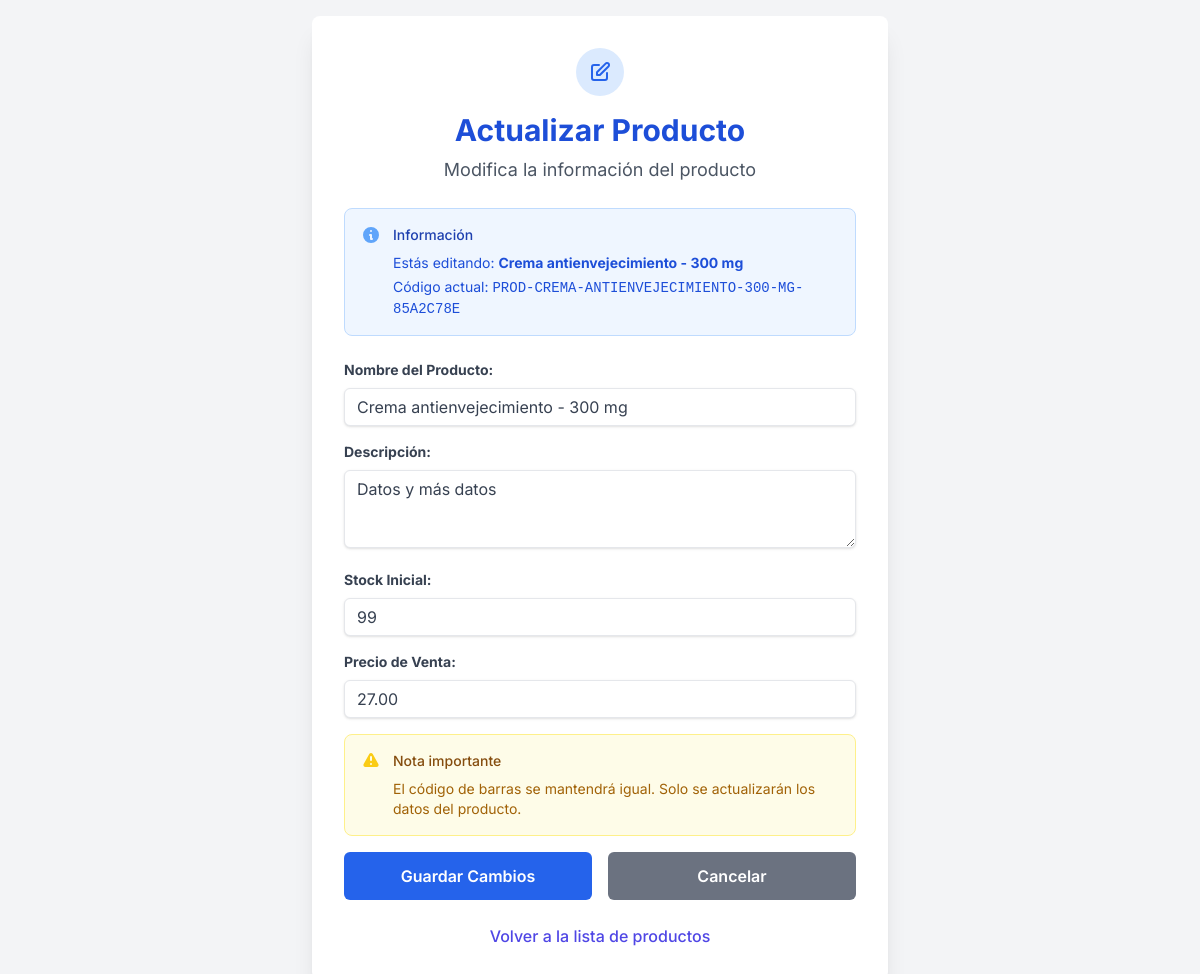
/products/4/update/ (signed in), run on an earlier commit of the app's database.
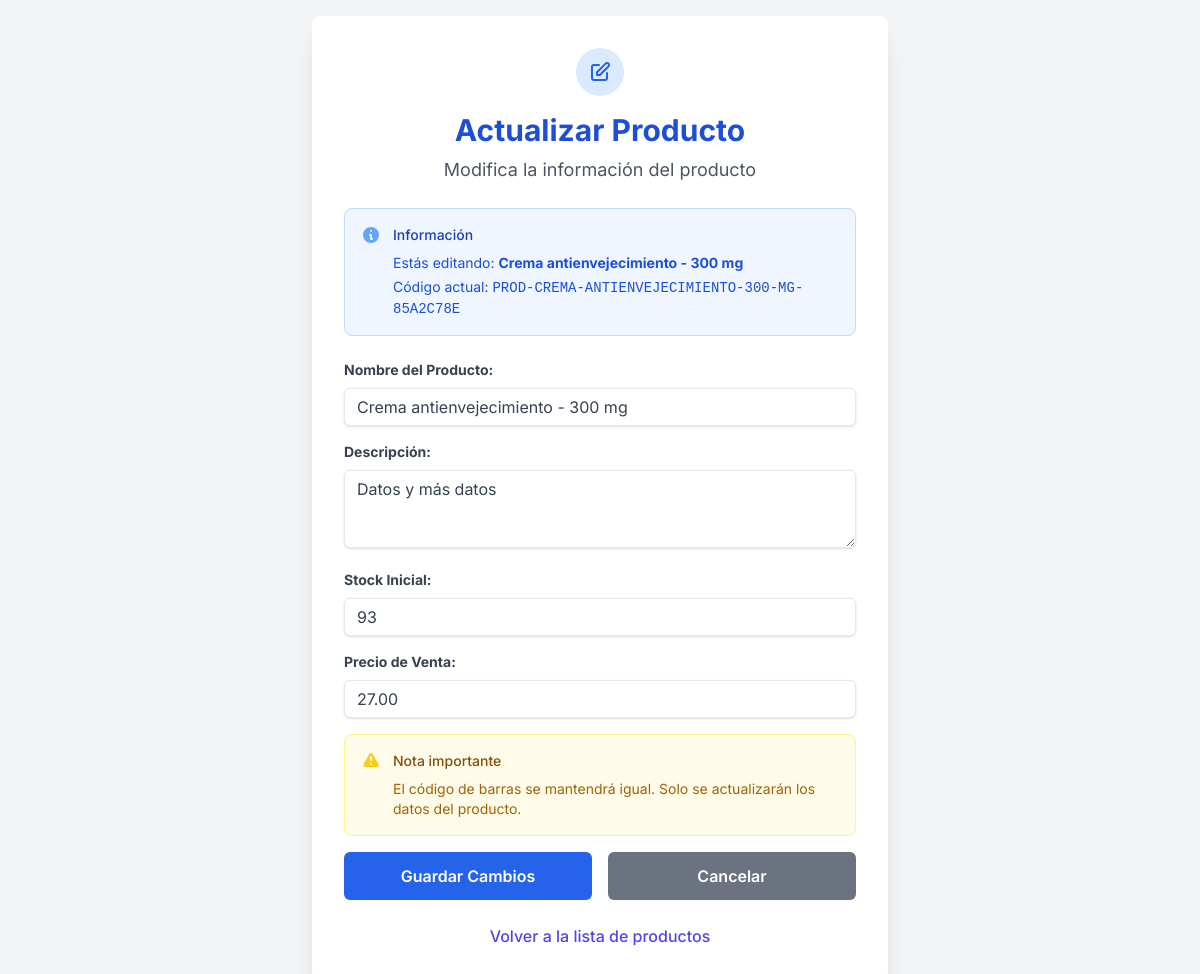
And on a later commit of the database.
### products/models.py (models this page shows, shortened)
class Product(models.Model):
    name = models.CharField(max_length=200, verbose_name="Nombre") # Verbose_name es el nombre legible para el usuario
    description = models.TextField(blank=True, null=True, verbose_name="Descripción")
    price = models.DecimalField(max_digits=10, decimal_places=2, verbose_name="Precio")
    stock = models.IntegerField(default=0, verbose_name="Stock")
    barcode = models.CharField(max_length=100, unique=True, verbose_name="Código de Barras")
    created_at = models.DateTimeField(auto_now_add=True, verbose_name="Fecha de Creación")
    updated_at = models.DateTimeField(auto_now=True, verbose_name="Última Actualización")
    class Meta: # Definimos los metadatos del modelo
        verbose_name = "Producto"
        verbose_name_plural = "Productos"
        ordering = ['name']

### products/views.py (the view)
# urls.py: path('<int:pk>/update/', views.product_update, name='product_update'), # Nueva URL para actualizar producto
@login_required
@user_passes_test(is_owner) # Solo el dueño puede acceder a esta vista
def product_update(request, pk):
    product = get_object_or_404(Product, pk=pk)
    if request.method == 'POST':
        form = ProductForm(request.POST, instance=product)
        if form.is_valid():
            form.save()
            return redirect('product_list')
    else:
        form = ProductForm(instance=product)
    return render(request, 'products/product_update.html', {'form': form, 'product': product})

### products/views.py (called while the page is built)
def is_owner(user):
    return user.is_superuser

### products/templates/products/product_update.html (shortened to what the changed rows need)
<!DOCTYPE html>
<html lang="es">
<head>
    <script src="https://cdn.tailwindcss.com"></script>
</head>
<body class="bg-gray-100 min-h-screen flex items-center justify-center p-4">
    <div class="max-w-xl mx-auto bg-white p-8 rounded-lg shadow-xl w-full">
        <div class="text-center mb-6">
            <h1 class="text-3xl font-bold text-blue-700 mb-2">Actualizar Producto</h1>
        </div>
        <div class="bg-blue-50 border border-blue-200 rounded-lg p-4 mb-6">
            <div class="flex">
                <div class="ml-3">
                    <div class="mt-2 text-sm text-blue-700">
                        <p>Estás editando: <strong>{{ product.name }}</strong></p>
                        <p class="mt-1">Código actual: <span class="font-mono">{{ product.barcode }}</span></p>
                    </div>
                </div>
            </div>
        </div>
        <form method="post" class="space-y-4">
            <div>
                <label for="{{ form.name.id_for_label }}" class="block text-gray-700 text-sm font-bold mb-2">{{ form.name.label }}:</label>
                {{ form.name }}
            </div>
            <div>
                <label for="{{ form.description.id_for_label }}" class="block text-gray-700 text-sm font-bold mb-2">{{ form.description.label }}:</label>
                {{ form.description }}
            </div>
            <div>
                <label for="{{ form.stock.id_for_label }}" class="block text-gray-700 text-sm font-bold mb-2">{{ form.stock.label }}:</label>
                {{ form.stock }}
            </div>
            <div>
                <label for="{{ form.price.id_for_label }}" class="block text-gray-700 text-sm font-bold mb-2">{{ form.price.label }}:</label>
                {{ form.price }}
            </div>
        </form>
    </div>
</body>
</html>

What changed in the data, as far as the page shows it:
changed Product "Crema antienvejecimiento - 300 mg": stock "99" → "93"
